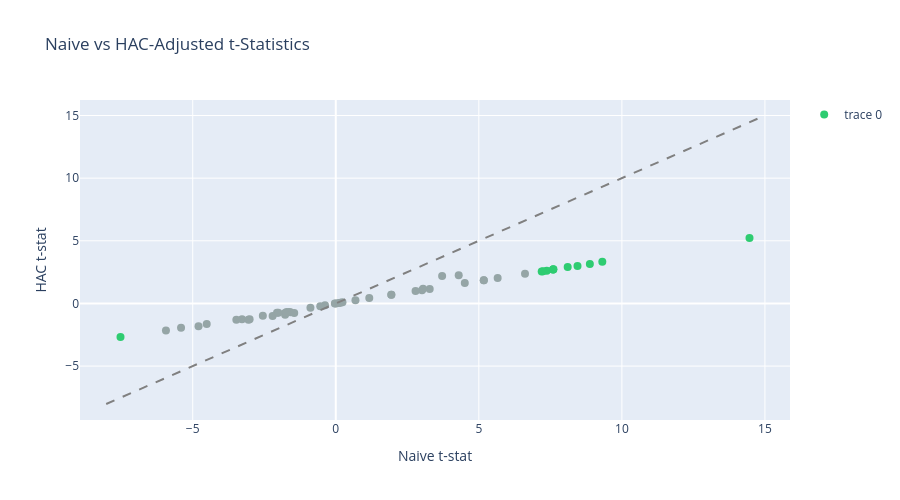

The notebook cell saved with this chart:
### Markdown cell above
### Naive vs HAC t-Statistics

### Code cell
sig_colors = [
    "#2ecc71" if sig else "#95a5a6" for sig in eval_summary["significant_fdr05"].to_list()
]

fig_tstat = go.Figure()
fig_tstat.add_trace(
    go.Scatter(
        x=eval_summary["naive_tstat"].to_list(),
        y=eval_summary["hac_tstat"].to_list(),
        mode="markers",
        marker=dict(color=sig_colors, size=8),
        text=eval_summary["feature"].to_list(),
        hovertemplate="%{text}<br>Naive t: %{x:.2f}<br>HAC t: %{y:.2f}<extra></extra>",
    )
)
naive_tstat_min = as_float(eval_summary["naive_tstat"].min())
naive_tstat_max = as_float(eval_summary["naive_tstat"].max())
hac_tstat_min = as_float(eval_summary["hac_tstat"].min())
hac_tstat_max = as_float(eval_summary["hac_tstat"].max())
assert naive_tstat_min is not None and naive_tstat_max is not None
assert hac_tstat_min is not None and hac_tstat_max is not None
t_range = [
    min(naive_tstat_min, hac_tstat_min) - 0.5,
    max(naive_tstat_max, hac_tstat_max) + 0.5,
]
fig_tstat.add_trace(
    go.Scatter(
        x=t_range,
        y=t_range,
        mode="lines",
        line=dict(dash="dash", color="gray"),
        showlegend=False,
    )
)
fig_tstat.update_layout(
    title="Naive vs HAC-Adjusted t-Statistics",
    xaxis_title="Naive t-stat",
    yaxis_title="HAC t-stat",
    height=500,
)
fig_tstat.show()

### Figure 1 — Plotly figure (JSON) as saved in the notebook; plotly's stock layout.template omitted (floating-point values rounded to 4 significant figures)
{"data": [{"hovertemplate": "%{text}<br>Naive t: %{x:.2f}<br>HAC t: %{y:.2f}<extra></extra>", "marker": {"color": ["#2ecc71", "#2ecc71", "#2ecc71", "#2ecc71", "#2ecc71", "#2ecc71", "#2ecc71", "#2ecc71", "#2ecc71", "#2ecc71", "#95a5a6", "#95a5a6", "#2ecc71", "#95a5a6", "#95a5a6", "#95a5a6", "#95a5a6", "#95a5a6", "#95a5a6", "#95a5a6", "#95a5a6", "#95a5a6", "#95a5a6", "#95a5a6", "#95a5a6", "#95a5a6", "#95a5a6", "#95a5a6", "#95a5a6", "#95a5a6", "#95a5a6", "#95a5a6", "#95a5a6", "#95a5a6", "#95a5a6", "#95a5a6", "#95a5a6", "#95a5a6", "#95a5a6", "#95a5a6", "#95a5a6", "#95a5a6", "#95a5a6", "#95a5a6", "#95a5a6", "#95a5a6", "#95a5a6", "#95a5a6", "#95a5a6", "#95a5a6", "#95a5a6", "#95a5a6", "#2ecc71"], "size": 8}, "mode": "markers", "text": ["dist_52w_low", "natr_14", "vol_252d", "vol_126d", "vol_21d", "vol_63d", "vol_63d_rank", "skip_recent_12_1", "ret_252d", "ret_189d", "sma_ratio_200", "skip_recent_6_1", "pct_positive_63d", "ret_126d", "ret_126d_rank", "ret_63d", "sharpe_189d", "sharpe_252d", "sharpe_63d", "vol_ratio_short", "vol_ratio_63d", "sharpe_126d", "sharpe_126d_rank", "vol_ratio_21d", "hurst_100", "ret_42d", "sma_ratio_50", "ema_ratio_26", "chop_14", "macd_line", "dist_52w_high", "sharpe_42d", "ret_10d", "ret_21d", "stoch_k", "sharpe_10d", "ret_5d", "adx_14", "rsi_14", "sharpe_5d", "rsi_7", "cci_14", "max_dd_126d", "sharpe_21d", "aroon_diff", "cci_21", "bb_pctb_20", "obv_zscore_63d", "max_dd_63d", "vol_ratio_medium", "mom_accel_medium", "mom_accel_short", "mom_accel_long"], "type": "scatter", "x": [14.46, 9.317, 8.881, 8.449, 8.106, 7.596, 7.596, 7.374, 7.198, 7.244, 6.614, 5.658, 7.608, 5.174, 5.174, 4.51, 3.283, 3.014, 2.789, 3.051, 4.297, 1.942, 1.942, 3.717, 1.171, 0.6879, 0.2338, 0.159, 0.1067, 0.0005774, -0.03424, -0.377, -0.5425, -0.8858, -1.586, -1.631, -1.452, -2.055, -1.718, -1.77, -1.775, -2.208, -2.008, -2.549, -3.278, -3.012, -3.053, -4.797, -3.475, -5.408, -4.511, -5.936, -7.525], "y": [5.219, 3.322, 3.139, 2.996, 2.9, 2.702, 2.702, 2.618, 2.551, 2.567, 2.371, 2.024, 2.724, 1.855, 1.855, 1.634, 1.16, 1.059, 0.9985, 1.165, 2.252, 0.6937, 0.6937, 2.187, 0.4265, 0.2578, 0.08872, 0.06417, 0.04564, 0.0002129, -0.0124, -0.1386, -0.2302, -0.3456, -0.6975, -0.6821, -0.7597, -0.7393, -0.6774, -0.9081, -0.7637, -0.9969, -0.7365, -0.9846, -1.254, -1.259, -1.293, -1.822, -1.304, -1.937, -1.63, -2.154, -2.672]}, {"line": {"color": "gray", "dash": "dash"}, "mode": "lines", "showlegend": false, "type": "scatter", "x": [-8.025, 14.96], "y": [-8.025, 14.96]}], "layout": {"height": 500, "title": {"text": "Naive vs HAC-Adjusted t-Statistics"}, "xaxis": {"title": {"text": "Naive t-stat"}}, "yaxis": {"title": {"text": "HAC t-stat"}}}}
